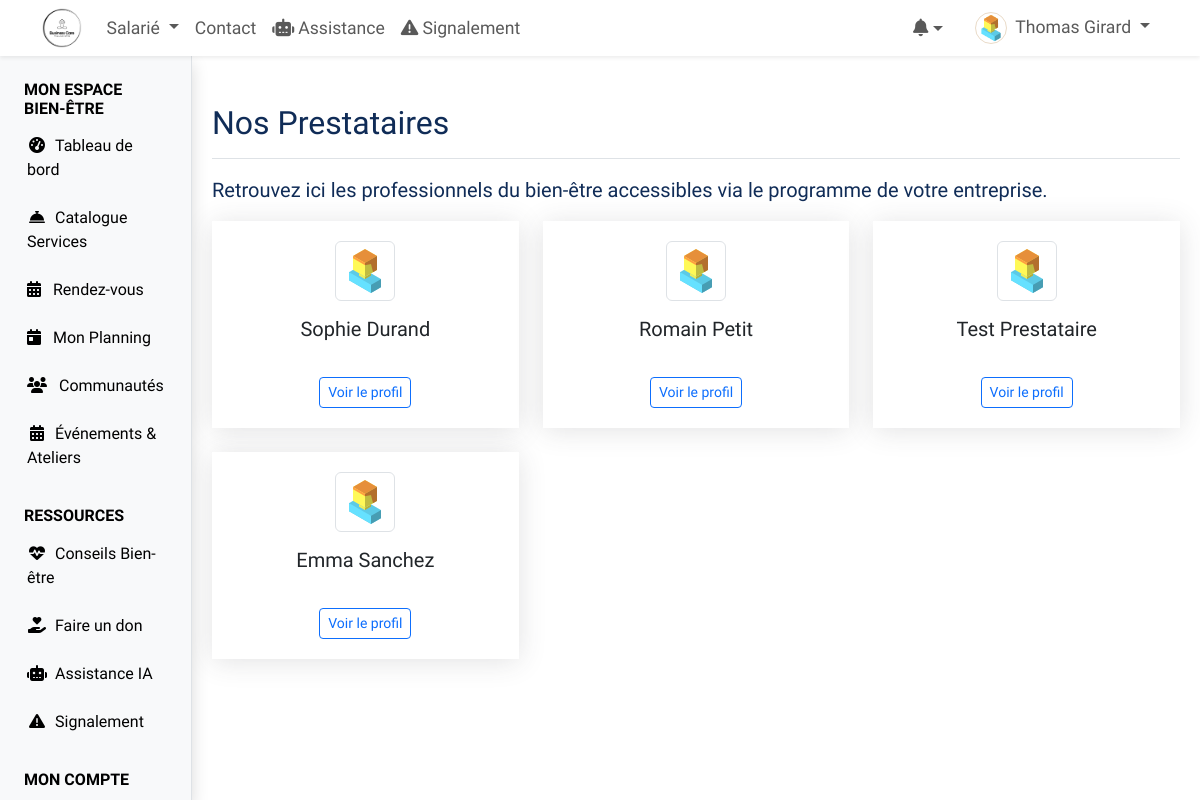
The app's page /web-client/modules/employees/providers.php (signed in) with its own data.
### tables this page shows
CREATE TABLE personnes (
    id INT PRIMARY KEY AUTO_INCREMENT,
    nom VARCHAR(100) NOT NULL,
    prenom VARCHAR(100) NOT NULL,
    email VARCHAR(255) UNIQUE NOT NULL,
    mot_de_passe VARCHAR(255) NOT NULL,
    telephone VARCHAR(20),
    date_naissance DATE,
    genre ENUM('M', 'F', 'Autre'),
    photo_url VARCHAR(255),
    role_id INT NOT NULL,
    entreprise_id INT,
    site_id INT NULL,
    statut ENUM('actif', 'inactif', 'en_attente', 'suspendu') DEFAULT 'actif',
    derniere_connexion DATETIME,
    created_at TIMESTAMP DEFAULT CURRENT_TIMESTAMP,
    updated_at TIMESTAMP DEFAULT CURRENT_TIMESTAMP ON UPDATE CURRENT_TIMESTAMP,
    FOREIGN KEY (role_id) REFERENCES roles(id),
    FOREIGN KEY (entreprise_id) REFERENCES entreprises(id) ON DELETE SET NULL ON UPDATE CASCADE,
    FOREIGN KEY (site_id) REFERENCES sites(id) ON DELETE SET NULL ON UPDATE CASCADE,
    INDEX idx_email (email),
    INDEX idx_role (role_id),
    INDEX idx_entreprise (entreprise_id)
);

### shared/web-client/db.php (called while the page is built, shortened)
<?php
function getDbConnection()
{
    static $pdo = null;
    if ($pdo === null) {
        $dsn = "mysql:host=" . DB_HOST . ";dbname=" . DB_NAME . ";charset=" . DB_CHARSET;
        $options = [
            PDO::ATTR_ERRMODE => PDO::ERRMODE_EXCEPTION,
            PDO::ATTR_DEFAULT_FETCH_MODE => PDO::FETCH_ASSOC,
            PDO::ATTR_EMULATE_PREPARES => false,
        ];
        try {
            $pdo = new PDO($dsn, DB_USER, DB_PASS, $options);
        } catch (PDOException $e) {
            die("[FAILURE] Connexion a la base de donnees impossible: " . $e->getMessage());
        }
    }
    return $pdo;
}
function validateTableName($table)
{
    return $table;
}
function executeQuery($sql, $params = [])
{
    try {
        $pdo = getDbConnection();
        $stmt = $pdo->prepare($sql);
        $stmt->execute($params);
        return $stmt;
    } catch (PDOException $e) {
        error_log("PDOException in executeQuery: " . $e->getMessage() . " | SQL: " . $sql . " | Params: " . json_encode($params));
        throw $e;
    }
}
function _buildOrderByClause($orderBy, string $table): string
{
    if (is_string($orderBy) && !empty(trim($orderBy))) {
        if (preg_match('/^[a-zA-Z0-9_,\s\.\(\)]+(?:\s+(?:ASC|DESC))?(?:,\s*[a-zA-Z0-9_,\s\.\(\)]+(?:\s+(?:ASC|DESC))?)*$/', $orderBy)) {
            return " ORDER BY " . $orderBy;
        } else {
            error_log("[WARNING] Invalid characters detected in orderBy clause in _buildOrderByClause for table '$table': " . $orderBy);
        }
    } elseif (!empty($orderBy)) {
        error_log("[WARNING] Invalid type or empty orderBy parameter passed to _buildOrderByClause for table '$table'. Expected string, got: " . gettype($orderBy));
    }
    return '';
}
function fetchOne($table, $where, $params = [], $orderBy = '')
{
    $table = validateTableName($table);
    $sql = "SELECT * FROM $table WHERE $where";
    $sql .= _buildOrderByClause($orderBy, $table);
    $sql .= " LIMIT 1";
    $stmt = executeQuery($sql, $params);
    return $stmt->fetch();
}

### web-client/includes/page_functions/modules/employees/providers.php (called while the page is built, shortened)
<?php
function getAvailableProvidersForEmployee(int $employee_id): array
{
    $employee = fetchOne('personnes', 'id = :id AND role_id = :role_id', [':id' => $employee_id, ':role_id' => ROLE_SALARIE]);
    $entreprise_id = $employee['entreprise_id'];
    $contract = fetchOne(
        'contrats',
        'entreprise_id = :entreprise_id AND statut = :statut AND (date_fin IS NULL OR date_fin >= CURDATE())',
        [':entreprise_id' => $entreprise_id, ':statut' => 'actif'],
        'date_debut DESC'
    );
    $contract_id = $contract['id'];
    $allowed_prestation_ids_stmt = executeQuery(
        "SELECT prestation_id FROM contrats_prestations WHERE contrat_id = :contract_id",
        [':contract_id' => $contract_id]
    );
    $allowed_prestation_ids = $allowed_prestation_ids_stmt ? $allowed_prestation_ids_stmt->fetchAll(PDO::FETCH_COLUMN) : [];
    $placeholders = implode(',', array_fill(0, count($allowed_prestation_ids), '?'));
    $sql = "SELECT DISTINCT
                p.id,
                p.nom,
                p.prenom,
                p.photo_url
            FROM personnes p
            JOIN prestataires_prestations pp ON p.id = pp.prestataire_id
            WHERE p.role_id = ?
              AND p.statut = ?
              AND pp.prestation_id IN ({$placeholders})
            ORDER BY p.nom ASC, p.prenom ASC";
    $final_params = array_merge(
        [ROLE_PRESTATAIRE, 'actif'],
        $allowed_prestation_ids
    );
    $stmt_providers = executeQuery($sql, $final_params);
    return $stmt_providers ? $stmt_providers->fetchAll(PDO::FETCH_ASSOC) : [];
}

### web-client/modules/employees/providers.php (the view, shortened to what this page needs)
<?php
require_once __DIR__ . '/../../includes/page_functions/modules/employees/providers.php';
$employee_id = $_SESSION['user_id'] ?? 0;
$provider_id = filter_input(INPUT_GET, 'id', FILTER_VALIDATE_INT);
$view_mode = $provider_id ? 'detail' : 'list';
$provider_details = null;
$available_providers = [];
if ($view_mode === 'list') {
    $pageTitle = "Nos Prestataires";
    if ($employee_id > 0) {
        $available_providers = getAvailableProvidersForEmployee($employee_id);
    }
}
include __DIR__ . '/../../templates/header.php';
?>
<div class="container-fluid">
    <div class="row">
        <?php include __DIR__ . '/../../templates/sidebar.php'; ?>
        <main class="col-md-9 ms-sm-auto col-lg-10 px-md-4 pt-3">
            <div class="d-flex justify-content-between flex-wrap flex-md-nowrap align-items-center pb-2 mb-3 border-bottom">
                <h1 class="h2"><?= htmlspecialchars($pageTitle) ?></h1>
            </div>
            <?php if ($view_mode === 'detail' && $provider_details): ?>
                <div class="card shadow-sm mb-4">
                    <div class="card-body">
                        <div class="row">
                            <div class="col-md-3 text-center">
                                <img src="<?= htmlspecialchars($provider_details['photo_url'] ?? '/assets/images/icons/default-user.png') ?>"
                                    alt="Photo de <?= htmlspecialchars($provider_details['prenom'] . ' ' . $provider_details['nom']) ?>"
                                    class="img-fluid rounded-circle mb-3"
                                    style="max-width: 150px; height: auto;">
                                <?php if ($provider_details['average_rating'] !== null): ?>
                                    <div class="mb-2">
                                        <strong>Note moyenne :</strong> <?= formatRatingStars((int)round($provider_details['average_rating'])) ?>
                                        (<?= htmlspecialchars($provider_details['average_rating']) ?>/5 sur <?= $provider_details['total_ratings'] ?> évaluation<?= $provider_details['total_ratings'] > 1 ? 's' : '' ?>)
                                    </div>
                                <?php else: ?>
                                    <p class="text-muted small">Pas encore d'évaluations.</p>
                                <?php endif; ?>
                            </div>
                            <div class="col-md-9">
                                <h3><?= htmlspecialchars($provider_details['prenom'] . ' ' . $provider_details['nom']) ?></h3>
                                <h5 class="mt-4">Spécialités proposées</h5>
                                <?php if (empty($provider_details['specialties'])): ?>
                                    <p class="text-muted">Aucune spécialité listée pour ce prestataire.</p>
                                <?php else: ?>
                                    <ul class="list-group list-group-flush">
                                        <?php foreach ($provider_details['specialties'] as $specialty): ?>
                                            <li class="list-group-item ps-0">
                                                <strong><?= htmlspecialchars($specialty['nom']) ?></strong>
                                                <?php if (!empty($specialty['description'])): ?>
                                                    <p class="small mb-0 text-muted"><?= htmlspecialchars($specialty['description']) ?></p>
                                                <?php endif; ?>
                                            </li>
                                        <?php endforeach; ?>
                                    </ul>
                                <?php endif; ?>
                                <h5 class="mt-4">Habilitations Vérifiées</h5>
                                <?php if (empty($provider_details['habilitations'])): ?>
                                    <p class="text-muted">Aucune habilitation vérifiée pour ce prestataire.</p>
                                <?php else: ?>
                                    <ul class="list-group list-group-flush">
                                        <?php foreach ($provider_details['habilitations'] as $hab): ?>
                                            <li class="list-group-item ps-0">
                                                <strong><?= htmlspecialchars(ucfirst($hab['type'])) ?> :</strong> <?= htmlspecialchars($hab['nom_document']) ?>
                                                <?php if ($hab['organisme_emission']): ?>
                                                    <span class="text-muted small">(<?= htmlspecialchars($hab['organisme_emission']) ?>)</span>
                                                <?php endif; ?>
                                                <?php if ($hab['date_expiration']): ?>
                                                    <span class="text-muted small"> - Valide jusqu'au <?= htmlspecialchars(date('d/m/Y', strtotime($hab['date_expiration']))) ?></span>
                                                <?php endif; ?>
                                            </li>
                                        <?php endforeach; ?>
                                    </ul>
                                <?php endif; ?>
                            </div>
                        </div>
                    </div>
                </div>
            <?php elseif ($view_mode === 'list'): ?>
                <p class="lead">Retrouvez ici les professionnels du bien-être accessibles via le programme de votre entreprise.</p>
                <div class="row row-cols-1 row-cols-md-2 row-cols-lg-3 g-4">
                    <?php if (empty($available_providers)): ?>
                        <div class="col-12">
                            <div class="alert alert-info text-center" role="alert">
                                Aucun prestataire n'est actuellement disponible correspondant aux services de votre contrat.
                            </div>
                        </div>
                    <?php else: ?>
                        <?php foreach ($available_providers as $provider): ?>
                            <div class="col">
                                <div class="card h-100 shadow-sm">
                                    <div class="card-body d-flex flex-column">
                                        <div class="text-center mb-3">
                                            <img src="<?= htmlspecialchars($provider['photo_url'] ?? '/assets/images/icons/default-user.png') ?>" alt="Photo de <?= htmlspecialchars($provider['prenom'] . ' ' . $provider['nom']) ?>" class="avatar-md img-thumbnail">
                                        </div>
                                        <h5 class="card-title text-center mb-1"><?= htmlspecialchars($provider['prenom'] . ' ' . $provider['nom']) ?></h5>
                                        <div class="mt-auto text-center">
                                            <a href="<?= WEBCLIENT_URL ?>/modules/employees/providers.php?id=<?= $provider['id'] ?>" class="btn btn-sm btn-outline-primary">
                                                Voir le profil
                                            </a>
                                        </div>
                                    </div>
                                </div>
                            </div>
                        <?php endforeach; ?>
                    <?php endif; ?>
                </div>
            <?php endif; ?>
        </main>
    </div>
</div>

### assets/css/client.css (style rules this page uses)
:root { --color-primary: #102C57; --color-secondary: #DAC0A3; --color-tertiary: #EADBC8; --color-quaternary: #F8F0E5; --color-success: #1cc88a; --color-info: #36b9cc; --color-warning: #f6c23e; --color-danger: #e74a3b; --color-text-muted: #6c757d; --spacing-xs: 0.25rem; --spacing-sm: 0.5rem; --spacing-md: 1rem; --spacing-lg: 1.5rem; --spacing-xl: 3rem; --sidebar-width-md: 12rem; --navbar-height: 3.5rem; --font-main: 'Markazi Text', serif; --font-headings: 'DM Serif Text', serif; --calendar-bg-today: #cfe2ff; --calendar-bg-empty: #f8f9fa; --calendar-bg-available: #d1e7dd; --calendar-bg-unavailable: #f8d7da; --calendar-bg-mixed: #fff3cd; --calendar-bg-mixed-unavailable: #ffe69c; --calendar-event-confirmed-border: #a3cfbb; --calendar-event-planned-border: #9eeaf9; --calendar-event-intervention-booked-border: #f1aeb5; --calendar-event-intervention-free-border: #ffe69c; --calendar-event-confirmed-bg: #d1e7dd; --calendar-event-planned-bg: #cff4fc; --calendar-event-intervention-booked-bg: #f8d7da; --calendar-event-intervention-free-bg: #fff3cd; --calendar-event-confirmed-text: #0a3622; --calendar-event-planned-text: #055160; --calendar-event-intervention-booked-text: #58151c; --calendar-event-intervention-free-text: #664d03; }
body { font-family: var(--font-main); font-size: 1.1rem !important; color: var(--color-primary); line-height: 1.5; background-color: #FFFFFF !important; padding-top: var(--navbar-height); padding-left: 12rem !important; overflow-y: auto !important; position: relative; }
main { margin-left: 0 !important; padding: var(--spacing-md) 0.5rem !important; max-width: 100% !important; width: 100% !important; margin-top: 0 !important; margin-bottom: 0 !important; display: block; }
.card { border: none !important; border-radius: 0.375rem !important; box-shadow: 0 0.15rem 1.75rem 0 rgba(58, 59, 69, 0.15) !important; margin-bottom: 2rem !important; }
.card-body { padding: 1.25rem !important; background-color: #fff !important; }
.container-fluid { padding-left: 0.5rem !important; padding-right: 0.5rem !important; width: 100% !important; }
.row { display: flex; flex-wrap: wrap !important; margin-left: calc(-0.5 * var(--bs-gutter-x, 1rem)); margin-right: calc(-0.5 * var(--bs-gutter-x, 1rem)); }
main .row { display: flex; flex-wrap: wrap !important; justify-content: space-between !important; }

### records on screen
personnes: photo_url (placeholder picture), prenom+nom "Sophie Durand"
personnes: photo_url (placeholder picture), prenom+nom "Romain Petit"
personnes: photo_url (placeholder picture), prenom+nom "Test Prestataire"
personnes: photo_url (placeholder picture), prenom+nom "Emma Sanchez"

### other values on screen
$_SESSION['user_name'] "Thomas Girard"
$pageTitle "Nos Prestataires"
